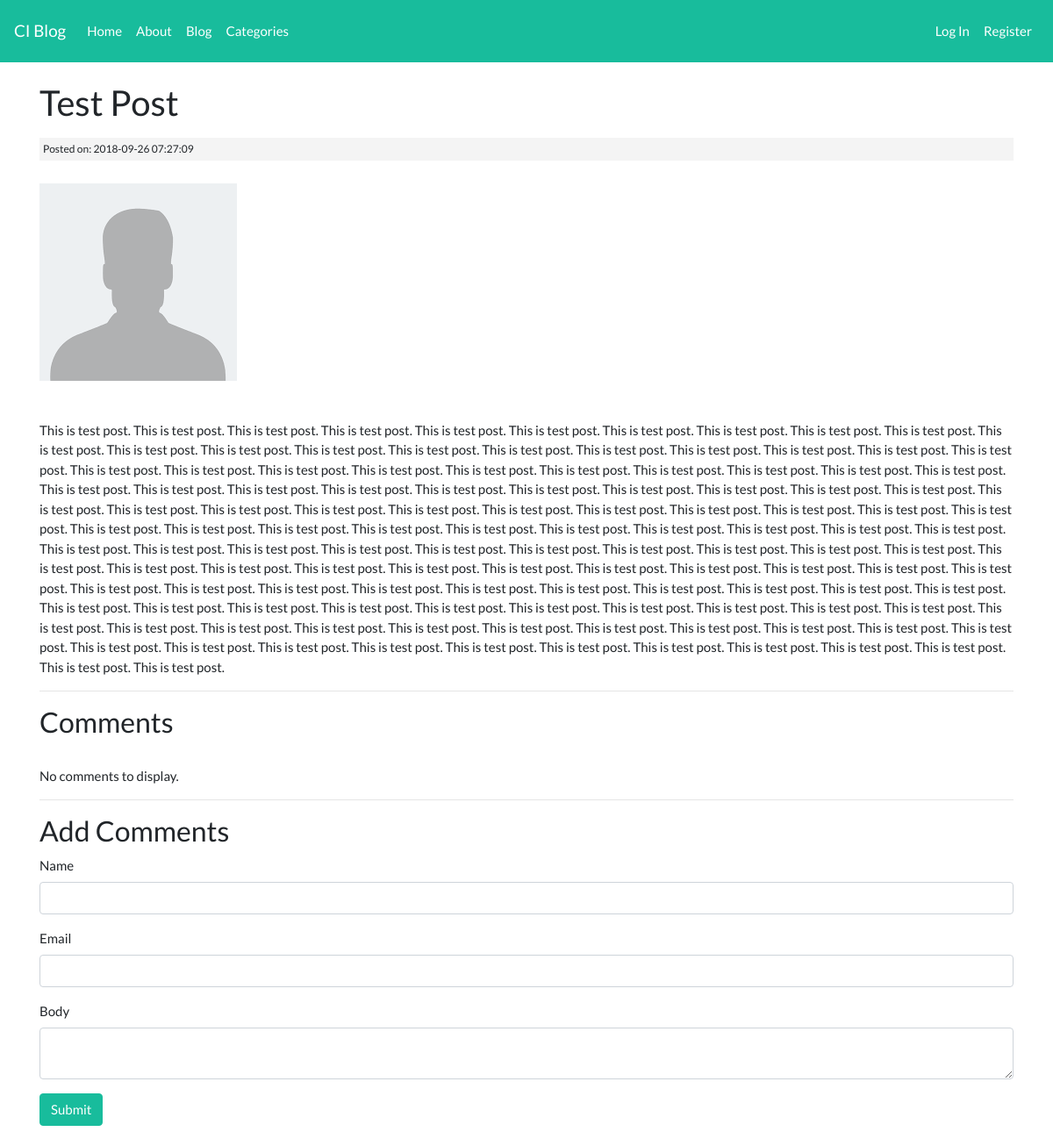
Page /posts/Test-Post on the committed database.
### tables this page shows
CREATE TABLE IF NOT EXISTS `posts` (
  `id` int(11) NOT NULL AUTO_INCREMENT,
  `category_id` int(11) NOT NULL,
  `user_id` int(11) NOT NULL,
  `title` varchar(255) NOT NULL,
  `slug` varchar(255) NOT NULL,
  `body` text NOT NULL,
  `post_image` varchar(255) NOT NULL,
  `created_at` timestamp NOT NULL DEFAULT CURRENT_TIMESTAMP,
  PRIMARY KEY (`id`)
);

### application/controllers/Posts.php (called while the page is built, shortened)
<?php
class Posts extends CI_Controller {
	public function view ($slug = NULL) {
		$data['post'] = $this->post_model->get_posts($slug);
		$post_id = $data['post']['id'];
		$data['comments'] = $this->comment_model->get_comments($post_id);
		$data['title'] = $data['post']['title'];
		$this->load->view('includes/header');
		$this->load->view('posts/view', $data);
		$this->load->view('includes/footer');
	}
}

### index.php (called while the page is built, shortened)
<?php
require_once BASEPATH.'core/CodeIgniter.php';

### application/models/Post_model.php (called while the page is built, shortened)
<?php
	class Post_model extends CI_Model {
		public function get_posts($slug = FALSE, $limit = FALSE, $offset = FALSE) {
			$query = $this->db->get_where('posts', array('slug' => $slug));
			return $query->row_array();
		}
	}

### application/views/posts/view.php (the view, shortened to what this page needs)
<h2><?php echo $post['title']; ?></h2>
<div class="post-body">
	<small class="post-date mt-3">Posted on: <?php echo $post['created_at']; ?></small><br>
	<img class=" thumbnail" src="<?php echo site_url(); ?>img/posts/<?php echo $post['post_image']; ?>"><br><br><br>
	<?php echo $post['body']; ?>
</div>
<hr>
<h3>Comments</h3><br>
<?php if($comments) : ?>
	<?php foreach ($comments as $comment) : ?>
		<div class="card card-body bg-light">
			<h6><?php echo $comment['body']; ?> [by <strong><?php echo $comment['name']; ?></strong>]</h6>
		</div><br>
	<?php endforeach; ?>
<?php else : ?>
	<p>No comments to display.</p>
<?php endif; ?>
<hr>
<h3>Add Comments</h3>
<?php echo form_open('comments/create/'.$post['id']); ?>
	<div class="form-group">
		<label>Name</label>
		<input type="text" name="name" class="form-control">
	</div>
	<div class="form-group">
		<label>Email</label>
		<input type="email" name="email" class="form-control">
	</div>
	<div class="form-group">
		<label>Body</label>
		<textarea name="body" class="form-control"></textarea>
	</div>
	<button class="btn btn-success">Submit</button>
</form>

### css/style.css (style rules this page uses)
.post-date { background: #f4f4f4; padding: 4px; margin: 3px 0; display: block; }

### rows in the picture
posts: title "Test Post", created_at "2018-09-26 07:27:09", post_image (placeholder picture), body "This is test post. This is test post. This is test post. This is test post. This is test post. This is test post. This is test post. This is test post. This is test post. This is test post. This is test post. This is test post. This is test post. This is test post. This is test post. This is test post. This is test post. This is test post. This is test post. This is test post. This is test post. This is test post. This is test post. This is test post. This is test post. This is test post. This is test post. This is test post. This is test post. This is test post. This is test post. This is test post. This is test post. This is test post. This is test post. This is test post. This is test…"
